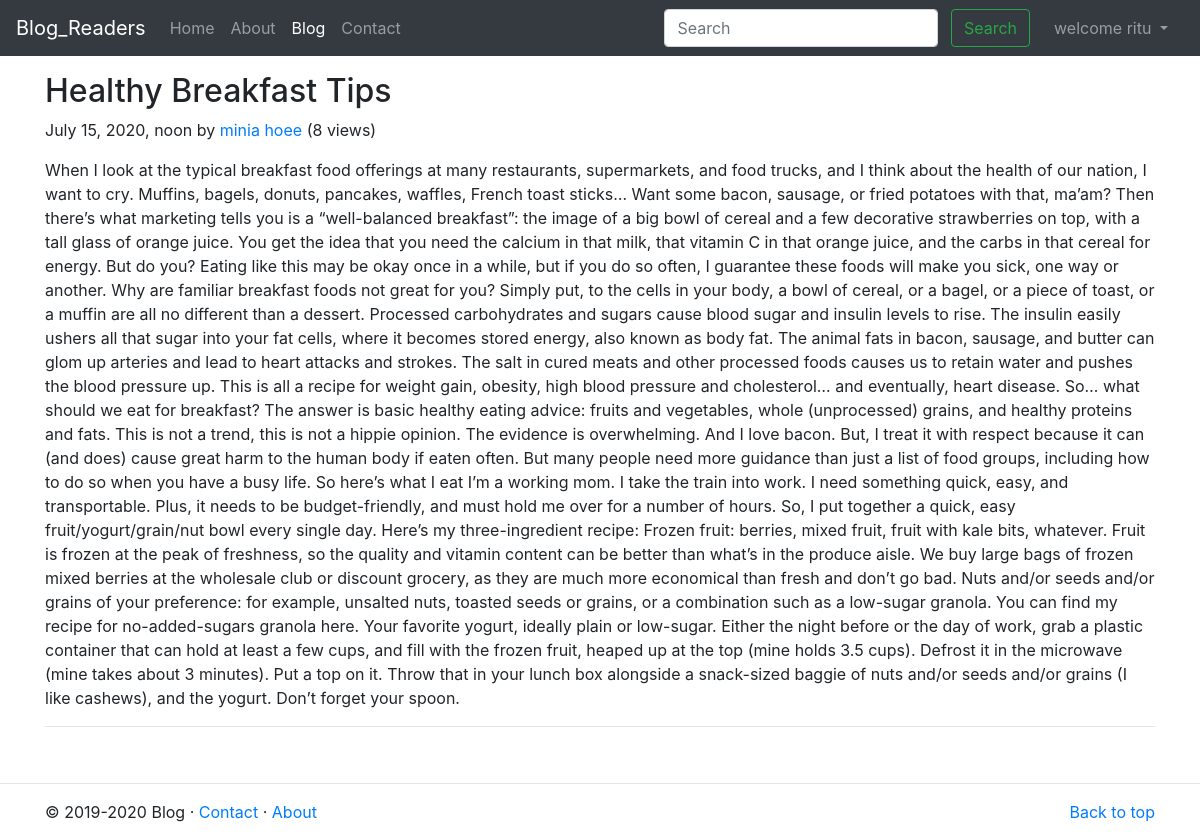
The page /blog/first (signed in) on the database its author committed.
### blog/models.py (models this page shows, shortened)
class Post(models.Model):
    sno =models.AutoField(primary_key=True)
    title=models.CharField(max_length=100)
    author=models.CharField(max_length=15)
    content=models.TextField()
    slug=models.CharField(max_length=100)
    views =models.IntegerField(default=0)
    timeStamp=models.DateTimeField(blank=True)

### blog/views.py (the view)
# urls.py: path('<str:slug>',views.blogPost,name='blogPost')
def blogPost(request,slug):
    post = Post.objects.filter(slug=slug).first()
    post.views = post.views + 1
    post.save()
    context={'post':post}
    return render(request,'blog/blogPost.html',context)

### templates/blog/blogPost.html (shortened to what this page needs)
{% extends 'base.html' %}
{% block blogactive %}active{% endblock %}
{% block body %}
<div class="container my-3">
    <h2 class="blog-post-title">{{post.title}}</h2>
    <p class="blog-post-meta">{{post.timeStamp}} by <a href="#">{{post.author}}</a>  (<span>{{post.views}}</span> views)</p>
    <p>{{post.content}}</p>
    <hr>
  </div>
{% endblock %}

### templates/base.html (shortened to what this page needs)
<!doctype html>
<html lang="en">
<head>
    <link rel="stylesheet" href="https://stackpath.bootstrapcdn.com/bootstrap/4.5.0/css/bootstrap.min.css"
>
</head>
<body>
    <nav class="navbar navbar-expand-lg navbar-dark bg-dark">
        <a class="navbar-brand" href="/">Blog_Readers</a>
        <div class="collapse navbar-collapse" id="navbarSupportedContent">
            <ul class="navbar-nav mr-auto">
                <li class="nav-item {% block homeactive %}{% endblock %}">
                    <a class="nav-link" href="/">Home <span class="sr-only">(current)</span></a>
                </li>
                <li class="nav-item {% block aboutactive %}{% endblock %}">
                    <a class="nav-link" href="/about">About</a>
                </li>
                <li class="nav-item {% block blogactive %}{% endblock %}">
                    <a class="nav-link" href="/blog">Blog</a>
                </li>
                <li class="nav-item {% block contactactive %}{% endblock %}">
                    <a class="nav-link" href="/contact">Contact</a>
                </li>
            </ul>
            <div class="ml-auto form-inline">
            <form method="GET" action="/search" class="my-2 my-lg-0 mx-3">
                <input class="form-control mr-sm-2" type="search" placeholder="Search" aria-label="Search" name="query"
                    id="query">
                <button class="btn btn-outline-success my-2 my-sm-0" type="submit">Search</button>
            </form>
            {% if user.is_authenticated %}
            <ul class="navbar-nav mr-2 ">
                <li class="nav-item dropdown">
                    <a class="nav-link dropdown-toggle" href="#" id="navbarDropdown" role="button" data-toggle="dropdown" aria-haspopup="true" aria-expanded="false">
                      welcome {{request.user}}
                    </a>
                  </li>
            </ul>
            {% endif %}
        </div>
        </div>
    </nav>
    {% block body %}
    {% endblock %}
    <br>
    <hr>
    <footer class="container">
        <p class="float-right"><a href="/">Back to top</a></p>
        <p>&copy; 2019-2020 Blog &middot;    <a href="/contact">Contact</a> &middot; <a href="#">About</a></p>
      </footer>
</body>
</html>

### rows shown on the page
Post: title "Healthy Breakfast Tips", timeStamp "July 15, 2020, noon", author "minia hoee", views "8", content "When I look at the typical breakfast food offerings at many restaurants, supermarkets, and food trucks, and I think about the health of our nation, I want to cry. Muffins, bagels, donuts, pancakes, waffles, French toast sticks… Want some bacon, sausage, or fried potatoes with that, ma’am? Then there’s what marketing tells you is a “well-balanced breakfast”: the image of a big bowl of cereal and a few decorative strawberries on top, with a tall glass of orange juice. You get the idea that you need the calcium in that milk, that vitamin C in that orange juice, and the carbs in that cereal for energy. But do you? Eating like this may be okay once in a while, but if you do so often, I guarantee…"

### other values the page prints
{{ request.user }} "ritu"
